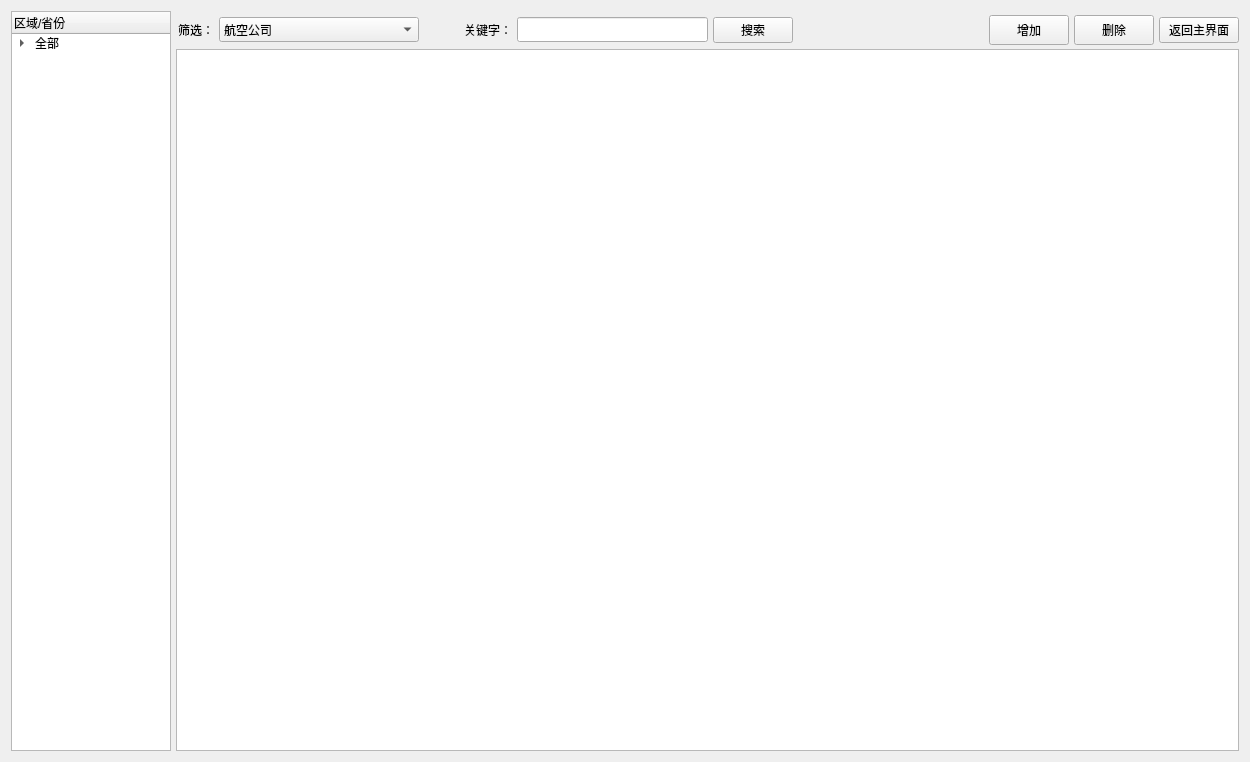
<?xml version="1.0" encoding="UTF-8"?>
<ui version="4.0">
 <class>useritem</class>
 <widget class="QMainWindow" name="useritem">
  <property name="geometry">
   <rect>
    <x>0</x>
    <y>0</y>
    <width>1250</width>
    <height>762</height>
   </rect>
  </property>
  <property name="windowTitle">
   <string>Ahu#的用户界面</string>
  </property>
  <widget class="QWidget" name="centralWidget">
   <layout class="QHBoxLayout" name="horizontalLayout">
    <property name="spacing">
     <number>5</number>
    </property>
    <item>
     <widget class="QTreeWidget" name="treeWidget">
      <property name="maximumSize">
       <size>
        <width>160</width>
        <height>16777215</height>
       </size>
      </property>
      <column>
       <property name="text">
        <string>区域/省份</string>
       </property>
      </column>
      <item>
       <property name="text">
        <string>全部</string>
       </property>
       <item>
        <property name="text">
         <string>华东</string>
        </property>
        <item>
         <property name="text">
          <string>山东</string>
         </property>
        </item>
        <item>
         <property name="text">
          <string>浙江</string>
         </property>
        </item>
        <item>
         <property name="text">
          <string>江苏</string>
         </property>
        </item>
        <item>
         <property name="text">
          <string>安徽</string>
         </property>
        </item>
        <item>
         <property name="text">
          <string>上海</string>
         </property>
        </item>
        <item>
         <property name="text">
          <string>福建</string>
         </property>
        </item>
       </item>
       <item>
        <property name="text">
         <string>华南</string>
        </property>
        <item>
         <property name="text">
          <string>广东</string>
         </property>
        </item>
        <item>
         <property name="text">
          <string>广西</string>
         </property>
        </item>
        <item>
         <property name="text">
          <string>海南</string>
         </property>
        </item>
       </item>
       <item>
        <property name="text">
         <string>华中</string>
        </property>
        <item>
         <property name="text">
          <string>湖北</string>
         </property>
        </item>
        <item>
         <property name="text">
          <string>湖南</string>
         </property>
        </item>
        <item>
         <property name="text">
          <string>河南</string>
         </property>
        </item>
        <item>
         <property name="text">
          <string>江西</string>
         </property>
        </item>
       </item>
       <item>
        <property name="text">
         <string>华北</string>
        </property>
        <item>
         <property name="text">
          <string>北京</string>
         </property>
        </item>
        <item>
         <property name="text">
          <string>天津</string>
         </property>
        </item>
        <item>
         <property name="text">
          <string>河北</string>
         </property>
        </item>
        <item>
         <property name="text">
          <string>山西</string>
         </property>
        </item>
        <item>
         <property name="text">
          <string>内蒙</string>
         </property>
        </item>
       </item>
       <item>
        <property name="text">
         <string>其他</string>
        </property>
        <item>
         <property name="text">
          <string>宁夏</string>
         </property>
        </item>
        <item>
         <property name="text">
          <string>新疆</string>
         </property>
        </item>
        <item>
         <property name="text">
          <string>青海</string>
         </property>
        </item>
        <item>
         <property name="text">
          <string>陕西</string>
         </property>
        </item>
        <item>
         <property name="text">
          <string>甘肃</string>
         </property>
        </item>
        <item>
         <property name="text">
          <string>四川</string>
         </property>
        </item>
        <item>
         <property name="text">
          <string>云南</string>
         </property>
        </item>
        <item>
         <property name="text">
          <string>贵州</string>
         </property>
        </item>
        <item>
         <property name="text">
          <string>西藏</string>
         </property>
        </item>
        <item>
         <property name="text">
          <string>重庆</string>
         </property>
        </item>
        <item>
         <property name="text">
          <string>辽宁</string>
         </property>
        </item>
        <item>
         <property name="text">
          <string>吉林</string>
         </property>
        </item>
        <item>
         <property name="text">
          <string>黑龙江</string>
         </property>
        </item>
       </item>
      </item>
     </widget>
    </item>
    <item>
     <layout class="QVBoxLayout" name="verticalLayout">
      <property name="spacing">
       <number>0</number>
      </property>
      <item>
       <widget class="QWidget" name="widget" native="true">
        <layout class="QHBoxLayout" name="horizontalLayout_2">
         <property name="spacing">
          <number>5</number>
         </property>
         <property name="leftMargin">
          <number>2</number>
         </property>
         <property name="topMargin">
          <number>4</number>
         </property>
         <property name="rightMargin">
          <number>0</number>
         </property>
         <property name="bottomMargin">
          <number>4</number>
         </property>
         <item>
          <widget class="QLabel" name="label_5">
           <property name="text">
            <string>筛选：</string>
           </property>
          </widget>
         </item>
         <item>
          <widget class="QComboBox" name="comboBox">
           <property name="minimumSize">
            <size>
             <width>200</width>
             <height>25</height>
            </size>
           </property>
           <property name="maximumSize">
            <size>
             <width>200</width>
             <height>16777215</height>
            </size>
           </property>
           <item>
            <property name="text">
             <string>航空公司</string>
            </property>
           </item>
           <item>
            <property name="text">
             <string>国际航空</string>
            </property>
           </item>
           <item>
            <property name="text">
             <string>南方航空</string>
            </property>
           </item>
           <item>
            <property name="text">
             <string>海南航空</string>
            </property>
           </item>
           <item>
            <property name="text">
             <string>长沙航空</string>
            </property>
           </item>
           <item>
            <property name="text">
             <string>深圳航空</string>
            </property>
           </item>
           <item>
            <property name="text">
             <string>东方航空</string>
            </property>
           </item>
           <item>
            <property name="text">
             <string>厦门航空</string>
            </property>
           </item>
           <item>
            <property name="text">
             <string>四川航空</string>
            </property>
           </item>
          </widget>
         </item>
         <item>
          <spacer name="horizontalSpacer_2">
           <property name="orientation">
            <enum>Qt::Horizontal</enum>
           </property>
           <property name="sizeType">
            <enum>QSizePolicy::Fixed</enum>
           </property>
           <property name="sizeHint" stdset="0">
            <size>
             <width>40</width>
             <height>20</height>
            </size>
           </property>
          </spacer>
         </item>
         <item>
          <widget class="QLabel" name="label_4">
           <property name="text">
            <string>关键字：</string>
           </property>
          </widget>
         </item>
         <item>
          <widget class="QLineEdit" name="lineEdit">
           <property name="minimumSize">
            <size>
             <width>150</width>
             <height>25</height>
            </size>
           </property>
           <property name="maximumSize">
            <size>
             <width>200</width>
             <height>16777215</height>
            </size>
           </property>
          </widget>
         </item>
         <item>
          <widget class="QPushButton" name="btnSearch">
           <property name="minimumSize">
            <size>
             <width>0</width>
             <height>25</height>
            </size>
           </property>
           <property name="text">
            <string>搜索</string>
           </property>
          </widget>
         </item>
         <item>
          <spacer name="horizontalSpacer">
           <property name="orientation">
            <enum>Qt::Horizontal</enum>
           </property>
           <property name="sizeHint" stdset="0">
            <size>
             <width>40</width>
             <height>20</height>
            </size>
           </property>
          </spacer>
         </item>
         <item>
          <widget class="QPushButton" name="btnAdd">
           <property name="minimumSize">
            <size>
             <width>80</width>
             <height>30</height>
            </size>
           </property>
           <property name="text">
            <string>增加</string>
           </property>
          </widget>
         </item>
         <item>
          <widget class="QPushButton" name="btnDelete">
           <property name="minimumSize">
            <size>
             <width>80</width>
             <height>30</height>
            </size>
           </property>
           <property name="text">
            <string>删除</string>
           </property>
          </widget>
         </item>
         <item>
          <widget class="QPushButton" name="pushButton">
           <property name="text">
            <string>返回主界面</string>
           </property>
          </widget>
         </item>
        </layout>
       </widget>
      </item>
      <item>
       <widget class="QTableView" name="tableView">
        <attribute name="horizontalHeaderHighlightSections">
         <bool>false</bool>
        </attribute>
       </widget>
      </item>
     </layout>
    </item>
   </layout>
  </widget>
  <widget class="QMenuBar" name="menuBar">
   <property name="geometry">
    <rect>
     <x>0</x>
     <y>0</y>
     <width>1250</width>
     <height>26</height>
    </rect>
   </property>
  </widget>
 </widget>
 <layoutdefault spacing="6" margin="11"/>
 <resources/>
 <connections/>
</ui>
